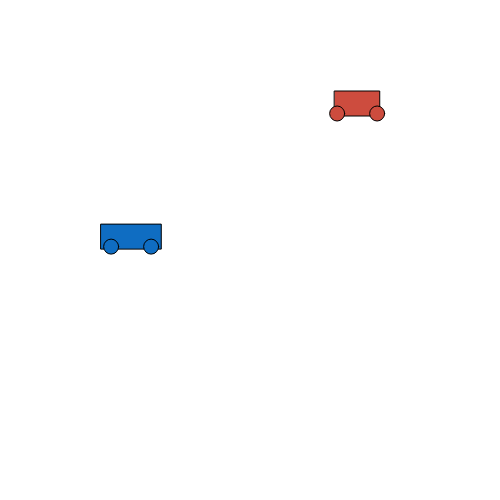
Frame 1 (no input)
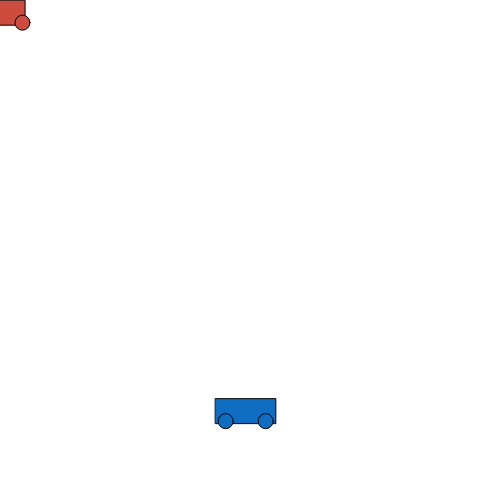
Frame 60 (no input)
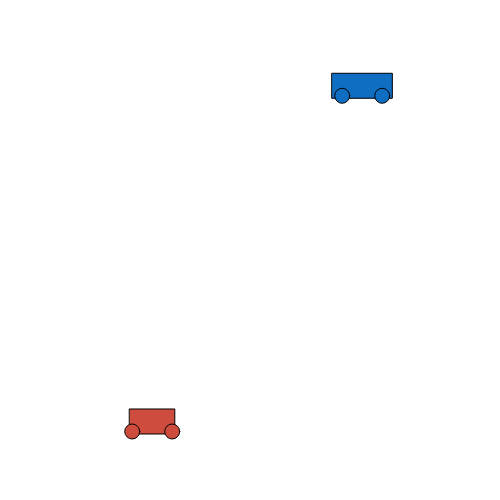
Frame 120 (the mouse pressed at the canvas centre since frame 60)

The p5.js sketch that drew these frames (run headless with seeded random() and noise() and a simulated clock; from frame 60 on, the mouse is pressed at the canvas centre):

// p5.js sketch
// ── sketch.js
let myCar1;
let myCar2;

function setup() {
  createCanvas(500, 500);
  myCar1 = new Car();
  myCar2 = new Car();
  rectMode(CENTER);
  ellipseMode(CENTER);
}

function draw() {
  background('white');
  myCar1.display();
  myCar2.display();
  myCar1.move();
  myCar2.move();
}


class Car {

  constructor() {
    // attributes
    this.pos = createVector(random(width), random(height));
    this.vel = createVector(random(-5, 5), random(-5, 5));
    this.r = random(255);
    this.g = random(255);
    this.b = random(255);
    this.w = random(40, 70);
  }

  // methods
  display() {
    fill(this.r, this.g, this.b);
    rect(this.pos.x, this.pos.y, this.w, 25);
    ellipse(this.pos.x - 20, this.pos.y + 10, 15);
    ellipse(this.pos.x + 20, this.pos.y + 10, 15);
  }

  move() {
    this.pos.add(this.vel);

    if (this.pos.x > width) this.pos.x = 0;
    if (this.pos.x < 0) this.pos.x = width;
    if (this.pos.y > height) this.pos.y = 0;
    if (this.pos.y < 0) this.pos.y = height;

  }

}
